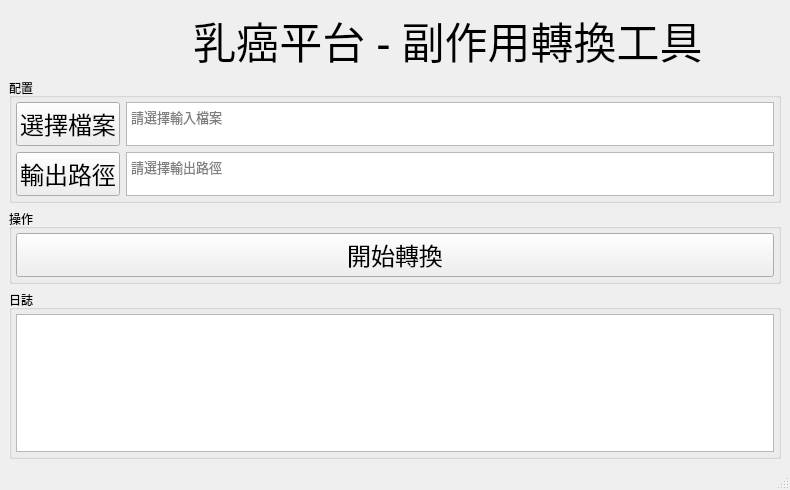
<?xml version="1.0" encoding="UTF-8"?>
<ui version="4.0">
 <class>MainWindow</class>
 <widget class="QMainWindow" name="MainWindow">
  <property name="geometry">
   <rect>
    <x>0</x>
    <y>0</y>
    <width>790</width>
    <height>490</height>
   </rect>
  </property>
  <property name="windowTitle">
   <string>乳癌照護管理平台</string>
  </property>
  <widget class="QWidget" name="centralwidget">
   <layout class="QVBoxLayout" name="verticalLayout">
    <item>
     <layout class="QHBoxLayout" name="horizontalLayout">
      <item>
       <widget class="QLabel" name="app_logo">
        <property name="enabled">
         <bool>true</bool>
        </property>
        <property name="sizePolicy">
         <sizepolicy hsizetype="Preferred" vsizetype="Maximum">
          <horstretch>1</horstretch>
          <verstretch>0</verstretch>
         </sizepolicy>
        </property>
        <property name="maximumSize">
         <size>
          <width>100</width>
          <height>100</height>
         </size>
        </property>
        <property name="text">
         <string/>
        </property>
        <property name="pixmap">
         <pixmap>static/logo.png</pixmap>
        </property>
        <property name="scaledContents">
         <bool>true</bool>
        </property>
       </widget>
      </item>
      <item>
       <widget class="QLabel" name="app_title">
        <property name="enabled">
         <bool>true</bool>
        </property>
        <property name="sizePolicy">
         <sizepolicy hsizetype="Preferred" vsizetype="Fixed">
          <horstretch>2</horstretch>
          <verstretch>0</verstretch>
         </sizepolicy>
        </property>
        <property name="font">
         <font>
          <family>jf open 粉圓 1.1</family>
          <pointsize>32</pointsize>
         </font>
        </property>
        <property name="text">
         <string>乳癌平台 - 副作用轉換工具</string>
        </property>
        <property name="alignment">
         <set>Qt::AlignCenter</set>
        </property>
       </widget>
      </item>
     </layout>
    </item>
    <item>
     <widget class="QGroupBox" name="groupBox_2">
      <property name="title">
       <string>配置</string>
      </property>
      <layout class="QVBoxLayout" name="verticalLayout_3">
       <property name="leftMargin">
        <number>4</number>
       </property>
       <property name="topMargin">
        <number>4</number>
       </property>
       <property name="rightMargin">
        <number>4</number>
       </property>
       <property name="bottomMargin">
        <number>4</number>
       </property>
       <item>
        <layout class="QHBoxLayout" name="horizontalLayout_3">
         <item>
          <widget class="QPushButton" name="btn_input">
           <property name="sizePolicy">
            <sizepolicy hsizetype="Minimum" vsizetype="Preferred">
             <horstretch>0</horstretch>
             <verstretch>0</verstretch>
            </sizepolicy>
           </property>
           <property name="font">
            <font>
             <family>jf open 粉圓 1.1</family>
             <pointsize>18</pointsize>
            </font>
           </property>
           <property name="text">
            <string>選擇檔案</string>
           </property>
          </widget>
         </item>
         <item>
          <widget class="QTextEdit" name="edit_input">
           <property name="sizePolicy">
            <sizepolicy hsizetype="Expanding" vsizetype="Ignored">
             <horstretch>0</horstretch>
             <verstretch>0</verstretch>
            </sizepolicy>
           </property>
           <property name="sizeIncrement">
            <size>
             <width>0</width>
             <height>0</height>
            </size>
           </property>
           <property name="baseSize">
            <size>
             <width>0</width>
             <height>0</height>
            </size>
           </property>
           <property name="font">
            <font>
             <family>思源黑體</family>
             <pointsize>10</pointsize>
            </font>
           </property>
           <property name="layoutDirection">
            <enum>Qt::LeftToRight</enum>
           </property>
           <property name="autoFillBackground">
            <bool>false</bool>
           </property>
           <property name="frameShadow">
            <enum>QFrame::Sunken</enum>
           </property>
           <property name="verticalScrollBarPolicy">
            <enum>Qt::ScrollBarAlwaysOff</enum>
           </property>
           <property name="horizontalScrollBarPolicy">
            <enum>Qt::ScrollBarAlwaysOff</enum>
           </property>
           <property name="sizeAdjustPolicy">
            <enum>QAbstractScrollArea::AdjustIgnored</enum>
           </property>
           <property name="autoFormatting">
            <set>QTextEdit::AutoNone</set>
           </property>
           <property name="tabChangesFocus">
            <bool>true</bool>
           </property>
           <property name="readOnly">
            <bool>true</bool>
           </property>
           <property name="placeholderText">
            <string>請選擇輸入檔案</string>
           </property>
          </widget>
         </item>
        </layout>
       </item>
       <item>
        <layout class="QHBoxLayout" name="horizontalLayout_2">
         <item>
          <widget class="QPushButton" name="btn_output">
           <property name="sizePolicy">
            <sizepolicy hsizetype="Minimum" vsizetype="Preferred">
             <horstretch>0</horstretch>
             <verstretch>0</verstretch>
            </sizepolicy>
           </property>
           <property name="font">
            <font>
             <family>jf open 粉圓 1.1</family>
             <pointsize>18</pointsize>
            </font>
           </property>
           <property name="text">
            <string>輸出路徑</string>
           </property>
          </widget>
         </item>
         <item>
          <widget class="QTextEdit" name="edit_output">
           <property name="sizePolicy">
            <sizepolicy hsizetype="Expanding" vsizetype="Ignored">
             <horstretch>0</horstretch>
             <verstretch>0</verstretch>
            </sizepolicy>
           </property>
           <property name="font">
            <font>
             <family>思源黑體</family>
             <pointsize>10</pointsize>
            </font>
           </property>
           <property name="verticalScrollBarPolicy">
            <enum>Qt::ScrollBarAlwaysOff</enum>
           </property>
           <property name="readOnly">
            <bool>true</bool>
           </property>
           <property name="placeholderText">
            <string>請選擇輸出路徑</string>
           </property>
          </widget>
         </item>
        </layout>
       </item>
      </layout>
     </widget>
    </item>
    <item>
     <widget class="QGroupBox" name="groupBox_3">
      <property name="title">
       <string>操作</string>
      </property>
      <layout class="QVBoxLayout" name="verticalLayout_4">
       <property name="leftMargin">
        <number>4</number>
       </property>
       <property name="topMargin">
        <number>4</number>
       </property>
       <property name="rightMargin">
        <number>4</number>
       </property>
       <property name="bottomMargin">
        <number>4</number>
       </property>
       <item>
        <widget class="QPushButton" name="btn_convert">
         <property name="font">
          <font>
           <family>jf open 粉圓 1.1</family>
           <pointsize>18</pointsize>
          </font>
         </property>
         <property name="text">
          <string>開始轉換</string>
         </property>
        </widget>
       </item>
      </layout>
     </widget>
    </item>
    <item>
     <widget class="QGroupBox" name="groupBox">
      <property name="title">
       <string>日誌</string>
      </property>
      <layout class="QVBoxLayout" name="verticalLayout_2">
       <property name="leftMargin">
        <number>4</number>
       </property>
       <property name="topMargin">
        <number>4</number>
       </property>
       <property name="rightMargin">
        <number>4</number>
       </property>
       <property name="bottomMargin">
        <number>4</number>
       </property>
       <item>
        <widget class="QTextEdit" name="edit_logging">
         <property name="lineWrapMode">
          <enum>QTextEdit::NoWrap</enum>
         </property>
         <property name="readOnly">
          <bool>true</bool>
         </property>
        </widget>
       </item>
      </layout>
     </widget>
    </item>
   </layout>
  </widget>
  <widget class="QMenuBar" name="menubar">
   <property name="geometry">
    <rect>
     <x>0</x>
     <y>0</y>
     <width>790</width>
     <height>22</height>
    </rect>
   </property>
  </widget>
  <widget class="QStatusBar" name="statusbar"/>
 </widget>
 <resources/>
 <connections/>
</ui>
